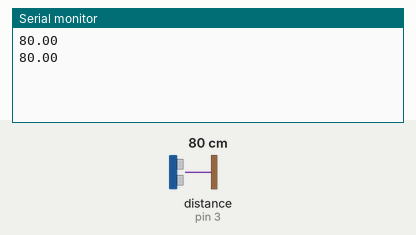
Simulated run of this sketch. Board: Arduino Uno, built with avr-gcc and run on an emulated ATmega328P. On the bench: the last lines printed to the serial monitor. The inputs (shaded band) are chosen by the test bench; at power-on: distance to the obstacle (sensor on pin 3) 80 cm.

Above: at 1.8 s.
1.9 s: distance to the obstacle (sensor on pin 3) set to 2 cm
At 2.8 s:
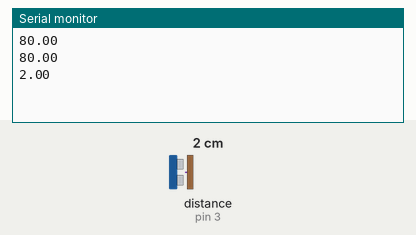
3.4 s: distance to the obstacle (sensor on pin 3) set to 4 cm
At 4.5 s:
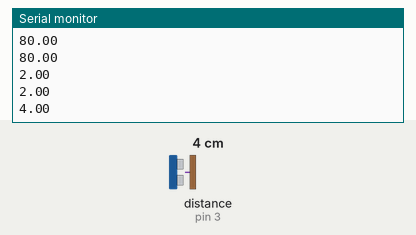
Timing chart, 0 to 6.4 s (numbered marks = the images above; inputs shaded):
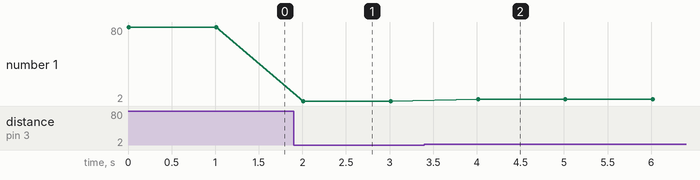

Measured:
- after the input at 1.9 s, the serial monitor: prints a new line after 0.11 s (image 1)
- after the input at 3.4 s, the serial monitor: prints a new line after 0.62 s (image 2)
- plotted number 1: 80 → 2 after the input at 1.9 s, 2 → 4 after the input at 3.4 s

The sketch:

abstandsSensorEinfacheAusgabe.ino
```cpp
#include <string.h>
#include <MeMCore.h>

/*
#include <MeLEDMatrix.h>
#include <MePort.h>
*/

// Richtige Port-Nummer angeben!
MeUltrasonicSensor ultraSensor(3);

void setup() {
  // put your setup code here, to run once:
  Serial.begin(9600);
}

void loop() {
  // put your main code here, to run repeatedly:
  Serial.println(ultraSensor.distanceCm());
  delay(1000);
}
```
